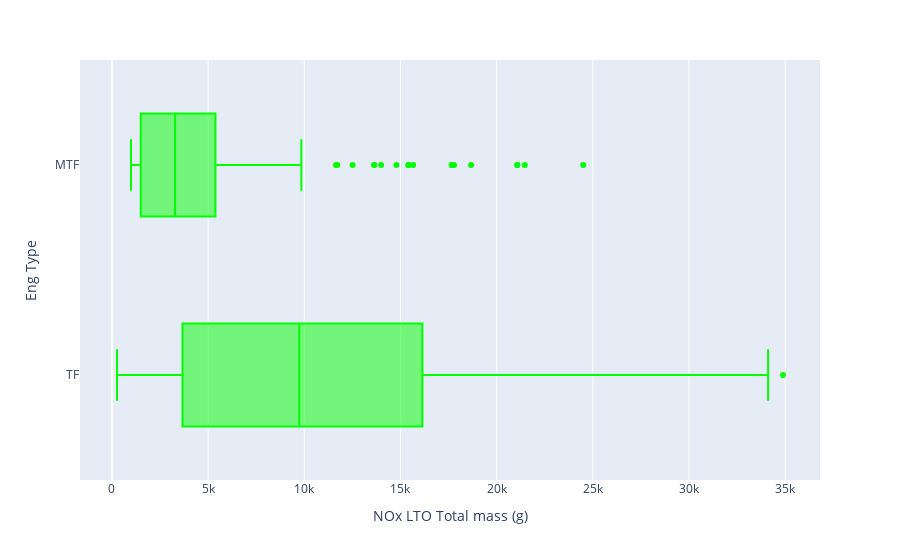

Notebook code for this chart:
### Code cell
fig = px.box(ges, x="NOx LTO Total mass (g)", y='Eng Type', points="outliers", color_discrete_sequence = ['lime'])
fig.show()

### Figure 1 — Plotly figure (JSON) as saved in the notebook; plotly's stock layout.template omitted (floating-point values rounded to 4 significant figures; data arrays with more than 128 entries replaced by an {"elided": "..."} marker saying what was removed)
{"data": [{"alignmentgroup": "True", "boxpoints": "outliers", "hovertemplate": "NOx LTO Total mass (g)=%{x}<br>Eng Type=%{y}<extra></extra>", "legendgroup": "", "marker": {"color": "lime"}, "name": "", "notched": false, "offsetgroup": "", "orientation": "h", "showlegend": false, "type": "box", "x": {"elided": "815 float values"}, "x0": " ", "xaxis": "x", "y": {"elided": "815 str values"}, "y0": " ", "yaxis": "y"}], "layout": {"boxmode": "group", "legend": {"tracegroupgap": 0}, "margin": {"t": 60}, "xaxis": {"anchor": "y", "domain": [0, 1], "title": {"text": "NOx LTO Total mass (g)"}}, "yaxis": {"anchor": "x", "domain": [0, 1], "title": {"text": "Eng Type"}}}}
